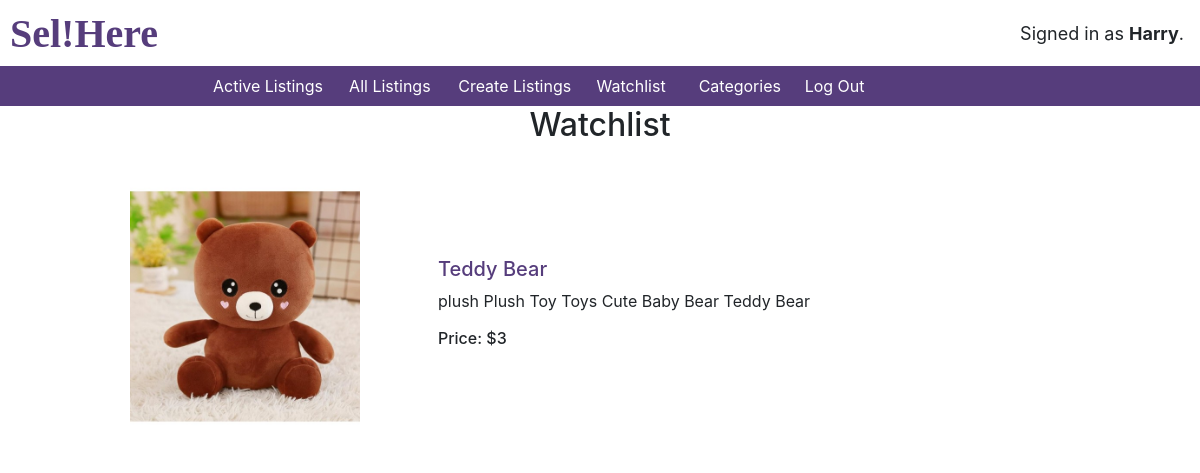
The app's page /watchlist (signed in) with its own data.
### auctions/models.py (models this page shows, shortened)
class User(AbstractUser):
    pass

class listing(models.Model):
    owner=models.CharField(max_length=64,default="")
    title=models.CharField(max_length=50)
    desc=models.TextField()
    active=models.BooleanField(default="True")
    winner=models.CharField(max_length=64,default="", null=True,blank=True)
    initial_amt=models.IntegerField()
    image=models.ImageField(upload_to='product',null=True,blank=True)
    category=models.CharField(max_length = 20, choices =CHOICES)
    published_date = models.DateTimeField(default=timezone.now)

### auctions/views.py (the view)
# urls.py: path('watchlist',views.watchlist,name="watchlist"),
def watchlist(request):
    current_user_watchlist, created = Watchlist.objects.get_or_create(user = request.user)
    items_in_watchlist = current_user_watchlist.item.all()
    return render(request, "auctions/watchlist.html", {"item": items_in_watchlist})

### auctions/templates/auctions/watchlist.html
{% extends "auctions/layout.html" %}
{% block body %}
    <h2 style="text-align:center">Watchlist</h2>
    <table>
        {% for items in item %}
        <tr>
            <td id="img-col">
                {% if items.image %}
                    <a href="{% url 'details' items.id %}"><img src="{{ items.image.url }}"></a>
                {% endif %}
            </td>
            <td id="right-col">
                <a href="{% url 'details' items.id %}"><h5>{{ items.title }}</h5></a>
                <p>{{ items.desc }}</p>
                <h6>Price: ${{ items.initial_amt }}</h6>
            </td>
        </tr>
        {% endfor %}
    </table>
{% endblock %}

### auctions/templates/auctions/layout.html (shortened to what this page needs)
{% load static %}
<!DOCTYPE html>
<html lang="en">
    <head>
        <link rel="stylesheet" href="https://stackpath.bootstrapcdn.com/bootstrap/4.4.1/css/bootstrap.min.css">
        <link href="{% static 'auctions/styles.css' %}" rel="stylesheet">
    </head>
    <body>
        <h1 style="font-family:tahoma; font-weight:bold;color:#563d7c">Sel!Here</h1>
        <div id="user-name">
            {% if user.is_authenticated %}
                Signed in as <strong>{{ user.username }}</strong>.
            {% else %}
                Not signed in.
            {% endif %}
        </div>
        <ul class="nav">
            <li class="nav-item" >
                <a class="nav-link" href="{% url 'index' %}" style="transform: translate(140%, 0%);" >Active Listings</a>
            </li>
            <li class="nav-item">
                <a class="nav-link" href="{% url 'all_listings' %}" style="transform: translate(170%, 0%);">All Listings</a>
            </li>
            {% if user.is_authenticated %}
                <li class="nav-item">
                    <a class="nav-link" href="{% url 'create_listings' %}" style="transform: translate(130%, 0%);">Create Listings</a>
                </li>
                <li class="nav-item">
                    <a class="nav-link" href="{% url 'watchlist' %}" style="transform: translate(180%, 0%);">Watchlist</a>
                </li>
                <li class="nav-item">
                    <a class="nav-link" href="{% url 'categories' %}" style="transform: translate(160%, 0%);">Categories</a>
                </li>
                <li class="nav-item">
                    <a class="nav-link" href="{% url 'logout' %}" style="transform: translate(190%, 0%);">Log Out</a>
                </li>
            {% endif %}
        </ul>
        {% block body %}
        {% endblock %}
    </body>
</html>

### static/auctions/styles.css (style rules this page uses)
body { padding: 10px; }
img { max-width:60%; height:auto; margin-left:15%; }
#img-col { float: center; padding: 15px; text-align: center; }
#right-col { width: 65%; float: center; padding: 15px; }
a { color:#563d7c; }
.nav { background-color: #563d7c; margin-left: -1%; margin-right: -1%; position: relative; }
.nav-link { color:white; }
#user-name { position: absolute; top: 20px; right: 16px; font-size: 18px; }

### records on screen
User: username "Harry"
listing: image (picture), title "Teddy Bear", desc "plush Plush Toy Toys Cute Baby Bear Teddy Bear", initial_amt "3"
